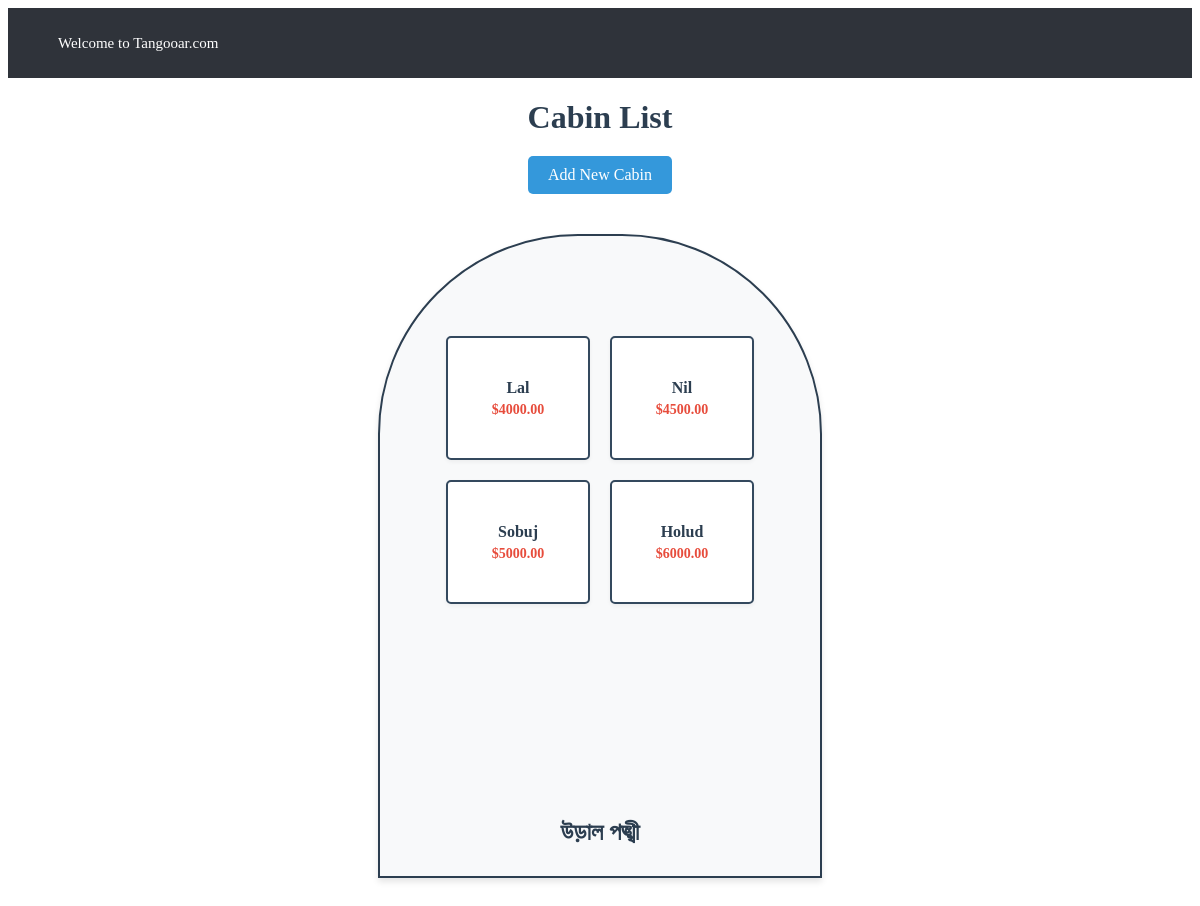
/cabins/, run on the app's committed database.
### boats/models.py (models this page shows)
class Cabin(models.Model):
    boat = models.ForeignKey(Boat, on_delete=models.CASCADE, related_name='cabins')
    name = models.CharField(max_length=255)
    cabin_no = models.CharField(max_length=50)
    description = models.TextField(blank=True, null=True)
    price = models.DecimalField(max_digits=10, decimal_places=2)
    booked_dates = models.TextField(blank=True, null=True)
    length = models.DecimalField(max_digits=10, decimal_places=2, blank=True, null=True)
    width = models.DecimalField(max_digits=10, decimal_places=2, blank=True, null=True)
    height = models.DecimalField(max_digits=10, decimal_places=2, blank=True, null=True)
    photos = models.TextField(blank=True, null=True)
    is_ac = models.BooleanField(default=False)
    is_non_ac = models.BooleanField(default=False)
    is_attached_washroom = models.BooleanField(default=False)
    is_attached_belcony = models.BooleanField(default=False)
    created_by = models.IntegerField(blank=True, null=True)
    created_at = models.DateTimeField(auto_now_add=True)
    updated_by = models.IntegerField(blank=True, null=True)
    updated_at = models.DateTimeField(auto_now=True)
    deleted_by = models.IntegerField(blank=True, null=True)
    deleted_at = models.DateTimeField(blank=True, null=True)

class Boat(models.Model):
    owner_profile = models.ForeignKey(BoatOwnerProfile, on_delete=models.CASCADE, related_name='boats')
    name = models.CharField(max_length=255)
    description = models.TextField(blank=True, null=True)
    price = models.DecimalField(max_digits=10, decimal_places=2)
    type = models.CharField(
        max_length=50,
        choices=[('House boat', 'House boat'), ('Semi House boat', 'Semi House boat'), ('Traditional boat', 'Traditional boat')]
    )
    cabin_quantity = models.IntegerField()
    is_reserved = models.BooleanField(default=False)
    booked_dates = models.TextField(blank=True, null=True)
    length = models.DecimalField(max_digits=10, decimal_places=2, blank=True, null=True)
    width = models.DecimalField(max_digits=10, decimal_places=2, blank=True, null=True)
    height = models.DecimalField(max_digits=10, decimal_places=2, blank=True, null=True)
    photos = models.ImageField(upload_to='images/', blank=True, null=True)
    videos = models.FileField(upload_to='videos/', blank=True, null=True)
    multiple_photos = models.ManyToManyField('Photo', blank=True)
    created_by = models.IntegerField(blank=True, null=True)
    created_at = models.DateTimeField(auto_now_add=True)
    updated_by = models.IntegerField(blank=True, null=True)
    updated_at = models.DateTimeField(auto_now=True)
    deleted_by = models.IntegerField(blank=True, null=True)
    deleted_at = models.DateTimeField(blank=True, null=True)

### boats/views.py (the view)
# urls.py: path('cabins/', views.cabin_list_view, name='cabins'),
def cabin_list_view(request):
    boats = Boat.objects.prefetch_related('cabins').all()
    context = {'boats': boats}
    return render(request, 'boats/cabin_list.html', context)

### boats/templates/boats/cabin_list.html (shortened to what this page needs)
{% extends 'base.html' %}
{% block content %}
    <h1 class="page-title">Cabin List</h1>
    <a href="{% url 'create_cabin' %}" class="add-button">Add New Cabin</a>
    <div class="boat-container">
        {% for boat in boats %}
        <div class="boat">
            <div class="cabin-layout">
                {% for cabin in boat.cabins.all %}
                <div class="cabin" onclick="showCabinDetails({{ cabin.id }})">
                    <p class="cabin-name">{{ cabin.name }}</p>
                    {% if cabin.price %}
                        <p class="cabin-price">${{ cabin.price }}</p>
                    {% endif %}
                </div>
                {% endfor %}
            </div>
            <div class="boat-name">{{ boat.name }}</div>
        </div>
        {% empty %}
        <p>No boats available.</p>
        {% endfor %}
    </div>
{% endblock %}

### boats/templates/base.html
<div style="height: 70px; background-color: #2F333A; line-height: 70px; text-align: left; padding-left: 50px; padding-right: 50px;"><span style="color: white; font-size: 15px;">Welcome to Tangooar.com</span></div>
<div class="container-fluid">
    {% block content %}
    {% endblock %}
</div>

### boats/templates/boats/cabin_list.html (style rules this page uses)
.page-title { text-align: center; color: #2c3e50; margin-bottom: 20px; }
.add-button { display: block; text-align: center; margin: 20px auto; padding: 10px 20px; background-color: #3498db; color: white; text-decoration: none; border-radius: 5px; width: fit-content; }
.boat-container { display: flex; flex-wrap: wrap; justify-content: center; gap: 40px; margin-top: 20px; padding: 20px; }
.boat { width: 400px; height: 600px; background: #f8f9fa; border: 2px solid #2c3e50; border-radius: 200px 200px 0 0; display: flex; flex-direction: column; align-items: center; position: relative; padding: 20px; box-shadow: 0 4px 6px rgba(0, 0, 0, 0.1); }
.cabin-layout { display: grid; grid-template-columns: repeat(2, 1fr); gap: 20px; justify-content: center; margin-top: 60px; padding: 20px; }
.cabin { width: 120px; height: 100px; background: white; border: 2px solid #34495e; display: flex; flex-direction: column; align-items: center; justify-content: center; text-align: center; padding: 10px; border-radius: 5px; box-shadow: 0 2px 4px rgba(0, 0, 0, 0.05); }
.cabin-name { margin: 0; color: #2c3e50; font-weight: bold; font-size: 16px; }
.cabin-price { margin: 5px 0 0 0; color: #e74c3c; font-weight: bold; font-size: 14px; }
.boat-name { position: absolute; bottom: 30px; font-size: 24px; font-weight: bold; color: #2c3e50; text-align: center; width: 100%; }
.cabin { cursor: pointer; transition: all 0.3s ease; }

### data on the page
Boat: name "উড়াল পঙ্খী"
Cabin: name "Lal", price "4000.00"
Cabin: name "Nil", price "4500.00"
Cabin: name "Sobuj", price "5000.00"
Cabin: name "Holud", price "6000.00"
